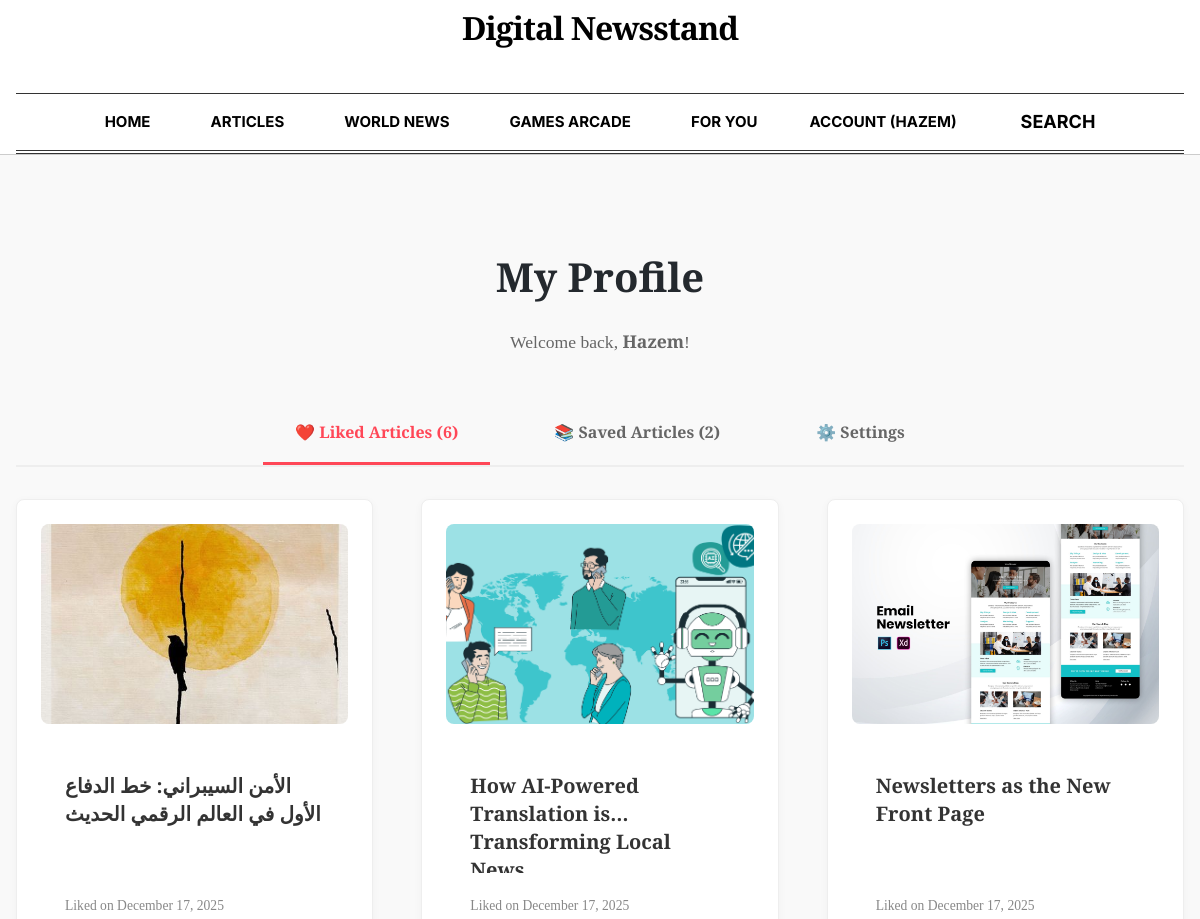
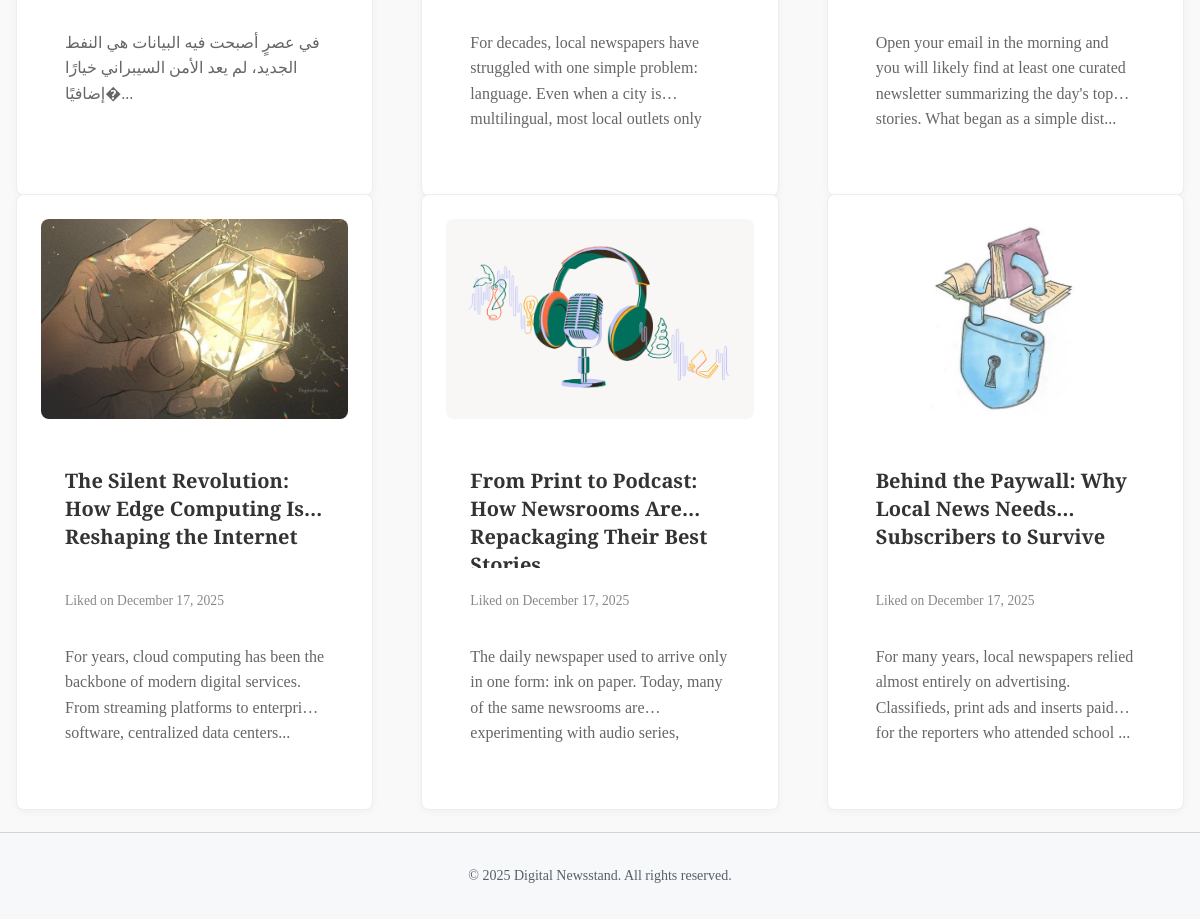
Screenshot of /index.php?page=profile (signed in) with the database file from the repository (2 pictures, top to bottom).
### tables this page shows
CREATE TABLE `users` (
  `id` int NOT NULL AUTO_INCREMENT,
  `username` varchar(50) NOT NULL,
  `email` varchar(100) NOT NULL,
  `password` varchar(255) NOT NULL,
  `created_at` timestamp NULL DEFAULT CURRENT_TIMESTAMP,
  `is_admin` tinyint(1) DEFAULT '0',
  `status` enum('active','suspended') DEFAULT 'active',
  PRIMARY KEY (`id`),
  UNIQUE KEY `username` (`username`),
  UNIQUE KEY `email` (`email`)
);

CREATE TABLE `article_likes` (
  `id` int NOT NULL AUTO_INCREMENT,
  `user_id` int NOT NULL,
  `article_id` int NOT NULL,
  `created_at` timestamp NULL DEFAULT CURRENT_TIMESTAMP,
  PRIMARY KEY (`id`),
  UNIQUE KEY `unique_like` (`user_id`,`article_id`),
  KEY `article_id` (`article_id`),
  CONSTRAINT `article_likes_ibfk_1` FOREIGN KEY (`user_id`) REFERENCES `users` (`id`) ON DELETE CASCADE,
  CONSTRAINT `article_likes_ibfk_2` FOREIGN KEY (`article_id`) REFERENCES `articles` (`id`) ON DELETE CASCADE
);

CREATE TABLE `articles` (
  `id` int NOT NULL AUTO_INCREMENT,
  `title` varchar(255) NOT NULL,
  `content` text NOT NULL,
  `author` varchar(100) DEFAULT NULL,
  `category` varchar(100) DEFAULT NULL,
  `language` varchar(10) DEFAULT 'en',
  `thumbnail` varchar(255) DEFAULT NULL,
  `created_at` timestamp NULL DEFAULT CURRENT_TIMESTAMP,
  `status` enum('draft','published','archived') DEFAULT 'draft',
  `scheduled_at` datetime DEFAULT NULL,
  `is_featured` tinyint(1) DEFAULT '0',
  `visibility` enum('public','subscribed') DEFAULT 'public',
  `tags` text,
  `required_level` int DEFAULT '0',
  `required_plan_id` int DEFAULT NULL,
  PRIMARY KEY (`id`)
);

### src/index.php (called while the page is built, shortened)
<?php
require __DIR__ . '/config/DataBase_Connection.php';
$selectedLang = $_SESSION['lang'] ?? 'en';
$page = $_GET['page'] ?? "";
Router::route($page, $selectedLang);

### src/Models/User.php (called while the page is built, shortened)
<?php
require_once __DIR__ . "/../config/DataBase_Connection.php";
class User {
    private $conn;
    public function __construct() {
        $db = new Database();
        $this->conn = $db->connect();
    }
    public function getUserById($id) {
        $query = "SELECT * FROM users WHERE id = :id LIMIT 1";
        $stmt = $this->conn->prepare($query);
        $stmt->bindParam(':id', $id);
        $stmt->execute();
        return $stmt->fetch(PDO::FETCH_ASSOC);
    }
}

### src/Config/DataBase_Connection.php (called while the page is built, shortened)
<?php
if (!class_exists('Database')) {
class Database {
    private $host = "db";
    private $db_name = "News";
    private $username = "Rain";
    private $password = "Sunny";
    public function __construct() {
        $this->host = getenv('DB_HOST') ?: 'db';
        $this->db_name = getenv('DB_NAME') ?: 'News';
        $this->username = getenv('DB_USER') ?: 'Rain';
        $this->password = getenv('DB_PASS') ?: 'Sunny';
    }
    public function connect() {
        $this->conn = null;
        try {
            $this->conn = new PDO(
                "mysql:host={$this->host};dbname={$this->db_name};charset=utf8",
                $this->username,
                $this->password
            );
            $this->conn->setAttribute(PDO::ATTR_ERRMODE, PDO::ERRMODE_EXCEPTION);
        } catch(PDOException $e) {
            die("Database Connection Error: " . $e->getMessage());
        }
        return $this->conn;
    }
}
}

### src/Models/ArticleInteraction.php (called while the page is built, shortened)
<?php
require_once __DIR__ . "/../Config/DataBase_Connection.php";
class ArticleInteraction {
    private $conn;
    public function __construct() {
        $db = new Database();
        $this->conn = $db->connect();
    }
    public function getLikedArticles($userId) {
        $stmt = $this->conn->prepare("
            SELECT a.*, al.created_at as liked_at
            FROM articles a
            INNER JOIN article_likes al ON a.id = al.article_id
            WHERE al.user_id = ?
            ORDER BY al.created_at DESC
        ");
        $stmt->execute([$userId]);
        return $stmt->fetchAll(PDO::FETCH_ASSOC);
    }
    public function getSavedArticles($userId) {
        $stmt = $this->conn->prepare("
            SELECT a.*, sa.saved_at
            FROM articles a
            INNER JOIN saved_articles sa ON a.id = sa.article_id
            WHERE sa.user_id = ?
            ORDER BY sa.saved_at DESC
        ");
        $stmt->execute([$userId]);
        return $stmt->fetchAll(PDO::FETCH_ASSOC);
    }
}

### src/Views/User/Profile.php (the view, shortened to what this page needs)
<?php
require_once __DIR__ . '/../../Models/User.php';
require_once __DIR__ . '/../../Models/ArticleInteraction.php';
$userModel = new User();
$user = $userModel->getUserById($_SESSION['user_id']);
$interactionModel = new ArticleInteraction();
$likedArticles = $interactionModel->getLikedArticles($_SESSION['user_id']);
$savedArticles = $interactionModel->getSavedArticles($_SESSION['user_id']);
$activeTab = $_GET['tab'] ?? 'liked';
include __DIR__ . '/../Layout/Header.php';
?>
<main class="container" style="max-width: 1200px; padding: 2rem 1rem;">
    <div style="text-align: center; margin-bottom: 3rem;">
        <h1 style="font-family: var(--font-serif); font-size: 2.5rem; margin-bottom: 0.5rem;">
            My Profile
        </h1>
        <p style="color: #666; font-size: 1.1rem;">
            Welcome back, <strong><?= htmlspecialchars($user['username']) ?></strong>!
        </p>
    </div>
    <div style="border-bottom: 2px solid #eee; margin-bottom: 2rem;">
        <div style="display: flex; gap: 2rem; justify-content: center;">
            <a href="?page=profile&tab=liked"
               style="padding: 1rem 2rem; text-decoration: none; font-weight: bold; border-bottom: 3px solid <?= $activeTab === 'liked' ? '#ff4757' : 'transparent' ?>; color: <?= $activeTab === 'liked' ? '#ff4757' : '#666' ?>; transition: all 0.3s;">
                ❤️ Liked Articles (<?= count($likedArticles) ?>)
            </a>
            <a href="?page=profile&tab=saved"
               style="padding: 1rem 2rem; text-decoration: none; font-weight: bold; border-bottom: 3px solid <?= $activeTab === 'saved' ? '#1e90ff' : 'transparent' ?>; color: <?= $activeTab === 'saved' ? '#1e90ff' : '#666' ?>; transition: all 0.3s;">
                📚 Saved Articles (<?= count($savedArticles) ?>)
            </a>
            <a href="?page=profile&tab=settings"
               style="padding: 1rem 2rem; text-decoration: none; font-weight: bold; border-bottom: 3px solid <?= $activeTab === 'settings' ? '#667eea' : 'transparent' ?>; color: <?= $activeTab === 'settings' ? '#667eea' : '#666' ?>; transition: all 0.3s;">
                ⚙️ Settings
            </a>
        </div>
    </div>
    <?php if ($activeTab === 'liked'): ?>
        <div class="articles-grid" style="display: grid; grid-template-columns: repeat(auto-fill, minmax(300px, 1fr)); gap: 3rem;">
            <?php if (!empty($likedArticles)): ?>
                <?php foreach ($likedArticles as $article): ?>
                    <a href="?page=article&id=<?= $article['id'] ?>" style="text-decoration: none; color: inherit;">
                        <div class="article-card" style="border: 1px solid #eee; border-radius: 8px; overflow: hidden; transition: transform 0.3s, box-shadow 0.3s; cursor: pointer; height: 100%; display: flex; flex-direction: column;" onmouseover="this.style.transform='translateY(-5px)'; this.style.boxShadow='0 10px 20px rgba(0,0,0,0.1)'" onmouseout="this.style.transform='translateY(0)'; this.style.boxShadow='none'">
                            <?php if (!empty($article['thumbnail'])): ?>
                                <img src="<?= htmlspecialchars($article['thumbnail']) ?>" alt="Article" style="width: 100%; height: 200px; object-fit: cover; flex-shrink: 0;">
                            <?php else: ?>
                                <div style="width: 100%; height: 200px; background: linear-gradient(135deg, #667eea 0%, #764ba2 100%); flex-shrink: 0;"></div>
                            <?php endif; ?>
                            <div style="padding: 1.5rem; flex: 1; display: flex; flex-direction: column;">
                                <h3 style="font-family: var(--font-serif); font-size: 1.25rem; margin-bottom: 0.5rem; color: #333; overflow: hidden; text-overflow: ellipsis; display: -webkit-box; -webkit-line-clamp: 2; -webkit-box-orient: vertical; line-height: 1.4; height: 3.5rem;">
                                    <?= htmlspecialchars($article['title']) ?>
                                </h3>
                                <p style="color: #888; font-size: 0.85rem; margin-bottom: 1rem;">
                                    Liked on <?= date('F j, Y', strtotime($article['liked_at'])) ?>
                                </p>
                                <p style="color: #666; line-height: 1.6; overflow: hidden; text-overflow: ellipsis; display: -webkit-box; -webkit-line-clamp: 3; -webkit-box-orient: vertical; flex: 1;">
                                    <?= htmlspecialchars(substr($article['content'], 0, 150)) ?>...
                                </p>
                            </div>
                        </div>
                    </a>
                <?php endforeach; ?>
            <?php endif; ?>
        </div>
    <?php endif; ?>
</main>
<?php include __DIR__ . '/../Layout/Footer.php'; ?>

### src/Assets/CSS/Styles.css (style rules this page uses)
body { font-family: 'Segoe UI', Roboto, Arial, sans-serif; background-color: #f6f8fa; color: #24292e; margin: 0; padding: 0; }
h1 { font-size: 26px; font-weight: 600; margin-bottom: 28px; text-align: center; color: #24292e; }
main { margin-top: 90px; margin-bottom: 40px; width: 100%; box-sizing: border-box; }
.article-card { background: #ffffff; border: 1px solid #d1d5da; border-radius: 12px; padding: 24px; margin-bottom: 20px; display: flex; align-items: center; gap: 24px; transition: box-shadow 0.2s ease, transform 0.2s ease; box-shadow: 0 2px 8px rgba(0, 0, 0, 0.04); }
.article-card img { border-radius: 8px; object-fit: cover; flex-shrink: 0; }
.article-card h3, .article-card h4 { margin: 0; font-size: 20px; font-weight: 600; color: #24292e; flex: 1; line-height: 1.4; }

### src/Assets/CSS/theme.css (style rules this page uses)
:root { --font-serif: 'Playfair Display', serif; --font-sans: 'Inter', sans-serif; --font-display: 'Outfit', sans-serif; --bg-paper: #f9f9f9; --bg-white: #ffffff; --text-main: #333333; --text-headline: #000000; --text-muted: #666666; --border-light: #e2e2e2; --border-dark: #333333; --primary: #000000; --accent: #567b95; --game-correct: #6aaa64; --game-present: #c9b458; --game-absent: #787c7e; }
body { background-color: var(--bg-paper); color: var(--text-main); font-family: var(--font-serif); margin: 0; padding: 0; line-height: 1.6; }
a { color: var(--primary); text-decoration: none; }
.container { max-width: 1200px; margin: 0 auto; padding: 0 1rem; }
main { margin-top: 0 !important; padding-top: 2rem; }

### rows the page displays
users: username "Hazem"
article_likes: article.thumbnail (picture), article.title "الأمن السيبراني: خط الدفاع الأول في العالم الرقمي الحديث", created_at "December 17, 2025", article.content "في عصرٍ أصبحت فيه البيانات هي النفط الجديد، لم يعد الأمن السيبراني خيارًا إضافيًا�"
article_likes: article.thumbnail (picture), article.title "How AI-Powered Translation is Transforming…", created_at "December 17, 2025", article.content "For decades, local newspapers have struggled with one simple problem: language. Even when a city is multilingual, most local outlets…"
article_likes: article.thumbnail (picture), article.title "Newsletters as the New Front Page", created_at "December 17, 2025", article.content "Open your email in the morning and you will likely find at least one curated newsletter summarizing the day's top stories. What began as a simple dist"
article_likes: article.thumbnail (picture), article.title "The Silent Revolution: How Edge Computing Is Reshaping the Internet", created_at "December 17, 2025", article.content "For years, cloud computing has been the backbone of modern digital services. From streaming platforms to enterprise software, centralized data centers"
article_likes: article.thumbnail (picture), article.title "From Print to Podcast: How Newsrooms Are Repackaging Their…", created_at "December 17, 2025", article.content "The daily newspaper used to arrive only in one form: ink on paper. Today, many of the same newsrooms are experimenting with audio…"
article_likes: article.thumbnail (picture), article.title "Behind the Paywall: Why Local News Needs Subscribers to Survive", created_at "December 17, 2025", article.content "For many years, local newspapers relied almost entirely on advertising. Classifieds, print ads and inserts paid for the reporters who attended school"

### other values shown
$username "HAZEM"
count($likedArticles) "6"
count($savedArticles) "2"
